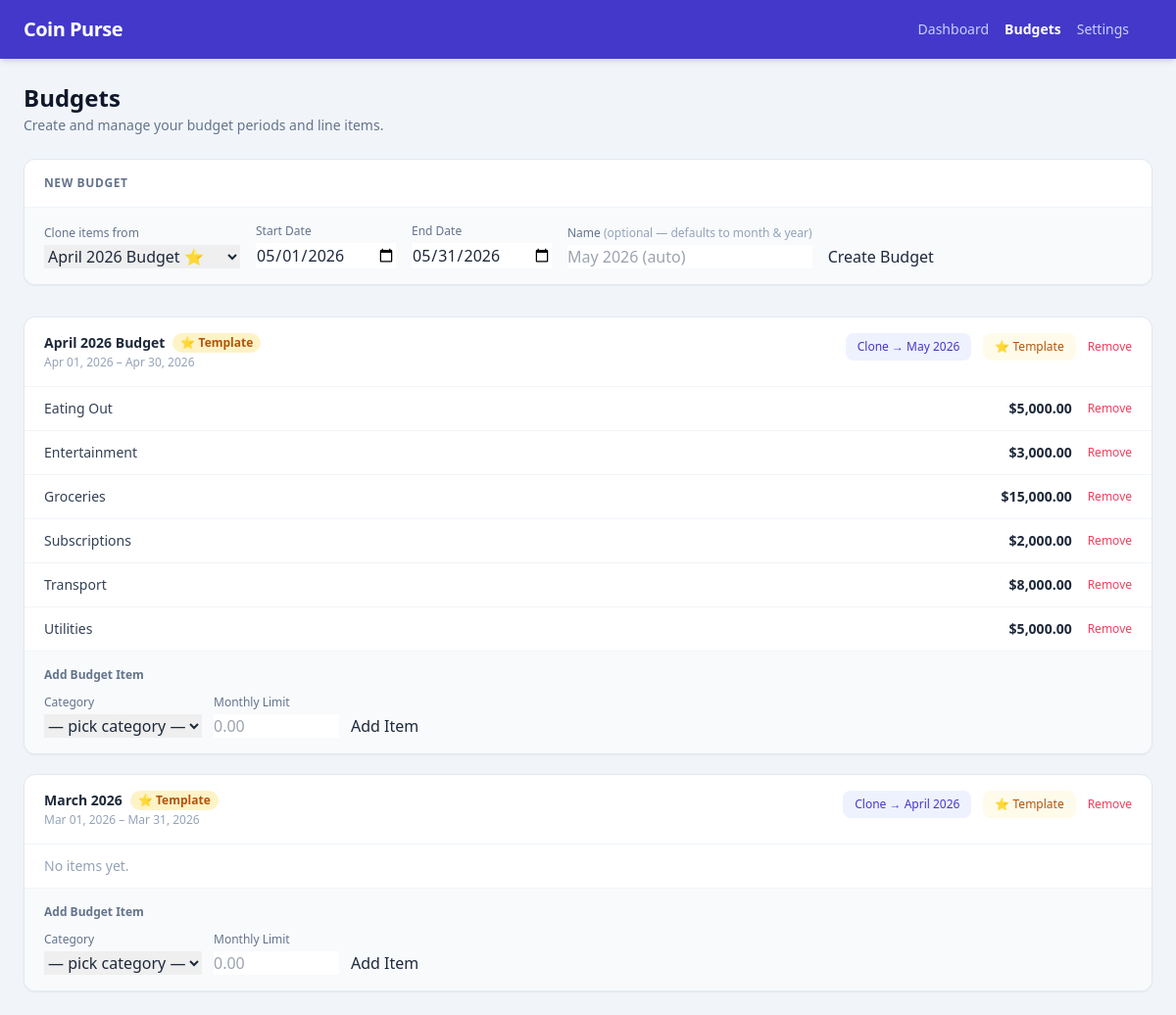
Page /ui/budgets/91cd56eb8af3408e83a68a66810c647a on the committed database.
### models/models.py (models this page shows)
class TimestampMixin:
    id: Mapped[uuid.UUID] = mapped_column(
        UUID(as_uuid=True),
        primary_key=True,
        default=uuid.uuid4,
        server_default=text("gen_random_uuid()"),
    )
    created_at: Mapped[datetime] = mapped_column(
        DateTime(timezone=True),
        nullable=False,
        default=lambda: datetime.now(UTC),
        server_default=func.now(),
    )
    updated_at: Mapped[datetime] = mapped_column(
        DateTime(timezone=True),
        nullable=False,
        default=lambda: datetime.now(UTC),
        server_default=func.now(),
        onupdate=lambda: datetime.now(UTC),
    )
    is_active: Mapped[bool] = mapped_column(
        Boolean, nullable=False, server_default=text("true")
    )

class Base(DeclarativeBase):
    pass

class Budget(TimestampMixin, Base):
    __tablename__ = "budgets"
    __table_args__ = (
        Index("ix_budgets_user_period", "user_id", "period_start", "period_end"),
        UniqueConstraint(
            "user_id", "period_start", "period_end", name="uq_budgets_user_period"
        ),
    )
    user_id: Mapped[uuid.UUID] = mapped_column(
        UUID(as_uuid=True),
        ForeignKey("users.id", ondelete="RESTRICT"),
        nullable=False,
    )
    name: Mapped[str] = mapped_column(String(200), nullable=False)
    period_start: Mapped[date] = mapped_column(Date, nullable=False)
    period_end: Mapped[date] = mapped_column(Date, nullable=False)
    is_template: Mapped[bool] = mapped_column(Boolean, nullable=False, server_default=text("false"))
    source_budget_id: Mapped[uuid.UUID | None] = mapped_column(
        UUID(as_uuid=True),
        ForeignKey("budgets.id", ondelete="SET NULL"),
        nullable=True,
    )
    user: Mapped[User] = relationship(back_populates="budgets")
    items: Mapped[list[BudgetItem]] = relationship(
        back_populates="budget", cascade="all, delete-orphan"
    )
    source_budget: Mapped[Budget | None] = relationship(
        foreign_keys=[source_budget_id], remote_side="Budget.id"
    )

class BudgetItem(TimestampMixin, Base):
    __tablename__ = "budget_items"
    __table_args__ = (
        UniqueConstraint(
            "budget_id", "category_id", name="uq_budget_items_budget_category"
        ),
        CheckConstraint("limit_amount >= 0", name="ck_budget_items_limit_nonneg"),
        Index("ix_budget_items_budget_id", "budget_id"),
    )
    budget_id: Mapped[uuid.UUID] = mapped_column(
        UUID(as_uuid=True),
        ForeignKey("budgets.id", ondelete="CASCADE"),
        nullable=False,
    )
    category_id: Mapped[uuid.UUID] = mapped_column(
        UUID(as_uuid=True),
        ForeignKey("categories.id", ondelete="RESTRICT"),
        nullable=False,
    )
    limit_amount: Mapped[Decimal] = mapped_column(Numeric(12, 2), nullable=False)
    budget: Mapped[Budget] = relationship(back_populates="items")
    category: Mapped[Category] = relationship(back_populates="budget_items")

class Category(TimestampMixin, Base):
    __tablename__ = "categories"
    __table_args__ = (
        UniqueConstraint("user_id", "name", name="uq_categories_user_name"),
        Index("ix_categories_user_id", "user_id"),
    )
    user_id: Mapped[uuid.UUID] = mapped_column(
        UUID(as_uuid=True),
        ForeignKey("users.id", ondelete="RESTRICT"),
        nullable=False,
    )
    name: Mapped[str] = mapped_column(String(120), nullable=False)
    user: Mapped[User] = relationship(back_populates="categories")
    transactions: Mapped[list[Transaction]] = relationship(back_populates="category")
    budget_items: Mapped[list[BudgetItem]] = relationship(back_populates="category")

### routes/views.py (the view)
@router.get("/ui/budgets/{user_id}", response_class=HTMLResponse)
def ui_budgets(
    request: Request,
    user_id: UUID,
    db: Annotated[Session, Depends(get_db)],
):
    today = datetime.datetime.now(UTC).date()
    budgets = (
        active_query(db, Budget)
        .filter(Budget.user_id == user_id)
        .order_by(Budget.period_start.desc())
        .all()
    )
    categories = (
        active_query(db, Category)
        .filter(Category.user_id == user_id)
        .order_by(Category.name)
        .all()
    )
    active_id_map = {b.id: b.name for b in budgets}
    source_ids = {b.source_budget_id for b in budgets if b.source_budget_id}
    source_name_map = dict(active_id_map)
    missing = source_ids - active_id_map.keys()
    if missing:
        for b in db.query(Budget).filter(Budget.id.in_(missing)).all():
            source_name_map[b.id] = b.name
    budget_data = []
    for b in budgets:
        items = (
            active_query(db, BudgetItem)
            .filter(BudgetItem.budget_id == b.id)
            .join(Category, BudgetItem.category_id == Category.id)
            .filter(Category.is_active.is_(True))
            .with_entities(
                BudgetItem.id.label("id"),
                BudgetItem.limit_amount.label("limit_amount"),
                BudgetItem.category_id.label("category_id"),
                Category.name.label("category_name"),
            )
            .order_by(Category.name)
            .all()
        )
        ny = b.period_end.year + (1 if b.period_end.month == 12 else 0)
        nm = 1 if b.period_end.month == 12 else b.period_end.month + 1
        clone_start = datetime.date(ny, nm, 1)
        clone_end = datetime.date(ny, nm, cal_lib.monthrange(ny, nm)[1])
        budget_data.append(
            {
                "budget": b,
                "items": items,
                "source_name": (
                    source_name_map.get(b.source_budget_id)
                    if b.source_budget_id
                    else None
                ),
                "clone_start": clone_start.isoformat(),
                "clone_end": clone_end.isoformat(),
                "clone_label": f"{cal_lib.month_name[nm]} {ny}",
            }
        )
    first_of_month = today.replace(day=1)
    last_of_month = today.replace(day=cal_lib.monthrange(today.year, today.month)[1])
    template_budget = next((b for b in budgets if b.is_template), None)
    return templates.TemplateResponse(
        "budgets.html",
        {
            "request": request,
            "user_id": str(user_id),
            "budgets": budget_data,
            "categories": categories,
            "default_start": first_of_month.isoformat(),
            "default_end": last_of_month.isoformat(),
            "template_budget_id": str(template_budget.id) if template_budget else "",
        },
    )

### templates/budgets.html (shortened to what this page needs)
{% extends "base.html" %}
{% block nav_budgets %}font-semibold !text-white{% endblock %}
{% block content %}
<div class="mb-6">
  <h1 class="text-2xl font-bold text-slate-900">Budgets</h1>
  <p class="text-slate-500 text-sm mt-0.5">Create and manage your budget periods and line items.</p>
</div>
<div class="bg-white rounded-xl shadow-sm border border-slate-200 overflow-hidden mb-8">
  <div class="px-5 py-4 border-b border-slate-100">
    <h2 class="text-xs font-semibold text-slate-500 uppercase tracking-wider">New Budget</h2>
  </div>
  <div class="px-5 py-4 bg-slate-50">
    <form id="budget-form" class="flex flex-wrap gap-4 items-end" onsubmit="createBudget(event)">
      <div class="flex flex-col gap-1">
        <label class="text-xs text-slate-500">Clone items from</label>
        <select id="create-clone-from" name="clone_from" class="input-field min-w-[200px]">
          {% for bd in budgets %}
          {% set b = bd.budget %}
          <option value="{{ b.id }}"
            data-clone-start="{{ bd.clone_start }}"
            data-clone-end="{{ bd.clone_end }}"
            {% if b.is_template %}data-is-template="true"{% endif %}
            {% if b.id | string == template_budget_id %}selected{% endif %}>
            {{ b.name }}{% if b.is_template %} ⭐{% endif %}
          </option>
          {% endfor %}
        </select>
      </div>
      <div class="flex flex-col gap-1">
        <label class="text-xs text-slate-500">Start Date</label>
        <input id="create-period-start" name="period_start" type="date" required
               class="input-field" value="{{ default_start }}"
               oninput="updateNamePlaceholder()" />
      </div>
      <div class="flex flex-col gap-1">
        <label class="text-xs text-slate-500">End Date</label>
        <input id="create-period-end" name="period_end" type="date" required class="input-field" value="{{ default_end }}" />
      </div>
      <div class="flex flex-col gap-1 min-w-[180px]">
        <label class="text-xs text-slate-500">Name <span class="text-slate-400">(optional — defaults to month &amp; year)</span></label>
        <input id="create-name" name="name" type="text" class="input-field" placeholder="e.g. April 2026 (auto)" />
      </div>
      <button type="submit" class="btn-primary">Create Budget</button>
    </form>
  </div>
</div>
{% if budgets %}
<div class="space-y-5" id="budget-list">
  {% for bd in budgets %}
  {% set b = bd.budget %}
  <div id="budget-{{ b.id }}" class="bg-white rounded-xl shadow-sm border border-slate-200 overflow-hidden">
    <div class="px-5 py-4 border-b border-slate-100">
      <div class="flex items-start justify-between gap-3">
        <div>
          <div class="flex items-center gap-2 flex-wrap">
            <p class="text-sm font-semibold text-slate-800">{{ b.name }}</p>
            {% if b.is_template %}
            <span class="text-xs bg-amber-100 text-amber-700 font-semibold px-2 py-0.5 rounded-full">⭐ Template</span>
            {% endif %}
          </div>
          <p class="text-xs text-slate-400 mt-0.5">
            {{ b.period_start.strftime("%b %d, %Y") }} – {{ b.period_end.strftime("%b %d, %Y") }}
          </p>
        </div>
        <div class="flex items-center gap-3 shrink-0">
          <button
            onclick="cloneBudget('{{ b.id }}', '{{ bd.clone_start }}', '{{ bd.clone_end }}')"
            class="text-xs bg-indigo-50 hover:bg-indigo-100 text-indigo-700 font-medium px-3 py-1.5 rounded-lg transition-colors">
            Clone → {{ bd.clone_label }}
          </button>
          {% if b.is_template %}
          <button
            onclick="unsetTemplate('{{ b.id }}')"
            class="text-xs bg-amber-50 hover:bg-amber-100 text-amber-700 font-medium px-3 py-1.5 rounded-lg transition-colors">
            ⭐ Template
          </button>
          {% else %}
          <button
            onclick="setTemplate('{{ b.id }}')"
            class="text-xs text-slate-400 hover:text-amber-600 font-medium px-2 py-1.5 rounded-lg transition-colors">
            Set as template
          </button>
          {% endif %}
          <button
            onclick="deleteBudget('{{ b.id }}')"
            class="text-xs text-rose-500 hover:text-rose-700 font-medium">
            Remove
          </button>
        </div>
      </div>
    </div>
    <ul id="items-{{ b.id }}" class="divide-y divide-slate-100">
      {% for item in bd['items'] %}
      <li id="bitem-{{ item.id }}" class="px-5 py-3 flex items-center justify-between gap-4">
        <p class="text-sm text-slate-700">{{ item.category_name }}</p>
        <div class="flex items-center gap-4">
          <span class="text-sm font-semibold text-slate-800">{{ item.limit_amount | currency }}</span>
          <button
            onclick="deleteBudgetItem('{{ b.id }}', '{{ item.id }}')"
            class="text-xs text-rose-500 hover:text-rose-700 font-medium">
            Remove
          </button>
        </div>
      </li>
      {% endfor %}
      {% if not bd['items'] %}
      <li id="items-empty-{{ b.id }}" class="px-5 py-3 text-sm text-slate-400">No items yet.</li>
      {% endif %}
    </ul>
    <div class="px-5 py-4 border-t border-slate-100 bg-slate-50">
      <p class="text-xs font-semibold text-slate-500 mb-3">Add Budget Item</p>
      <form class="flex flex-wrap gap-3 items-end"
            onsubmit="createBudgetItem(event, '{{ b.id }}')">
        <div class="flex flex-col gap-1">
          <label class="text-xs text-slate-500">Category</label>
          <select name="category_id" class="input-field" required>
            <option value="">— pick category —</option>
          </select>
        </div>
        <div class="flex flex-col gap-1">
          <label class="text-xs text-slate-500">Monthly Limit</label>
          <input name="limit_amount" type="number" step="0.01" min="0"
                 class="input-field w-32" placeholder="0.00" required />
        </div>
        <button type="submit" class="btn-primary">Add Item</button>
      </form>
    </div>
  </div>
  {% endfor %}
</div>
{% else %}
<div class="bg-white rounded-xl shadow-sm border border-slate-200 px-5 py-10 text-center text-sm text-slate-400">
  No budgets yet. Create your first budget above.
</div>
{% endif %}
{% endblock %}

### templates/budgets.html (style rules this page uses)
.input-field { @apply border border-slate-300 rounded-lg px-3 py-1.5 text-sm focus:outline-none focus:ring-2 focus:ring-indigo-400 bg-white; }
.btn-primary { @apply bg-indigo-600 hover:bg-indigo-700 text-white text-sm font-medium px-4 py-1.5 rounded-lg transition-colors; }

### rows in the picture
Budget: clone_from "April 2026 Budget ⭐", name "April 2026 Budget", period_start "Apr 01, 2026", period_end "Apr 30, 2026"
BudgetItem: category_name "Eating Out", limit_amount "$5,000.00"
BudgetItem: category_name "Entertainment", limit_amount "$3,000.00"
BudgetItem: category_name "Groceries", limit_amount "$15,000.00"
BudgetItem: category_name "Subscriptions", limit_amount "$2,000.00"
BudgetItem: category_name "Transport", limit_amount "$8,000.00"
BudgetItem: category_name "Utilities", limit_amount "$5,000.00"
Budget: name "March 2026", period_start "Mar 01, 2026", period_end "Mar 31, 2026"

### other values in the picture
{{ bd.clone_label }} "May 2026" "April 2026"
